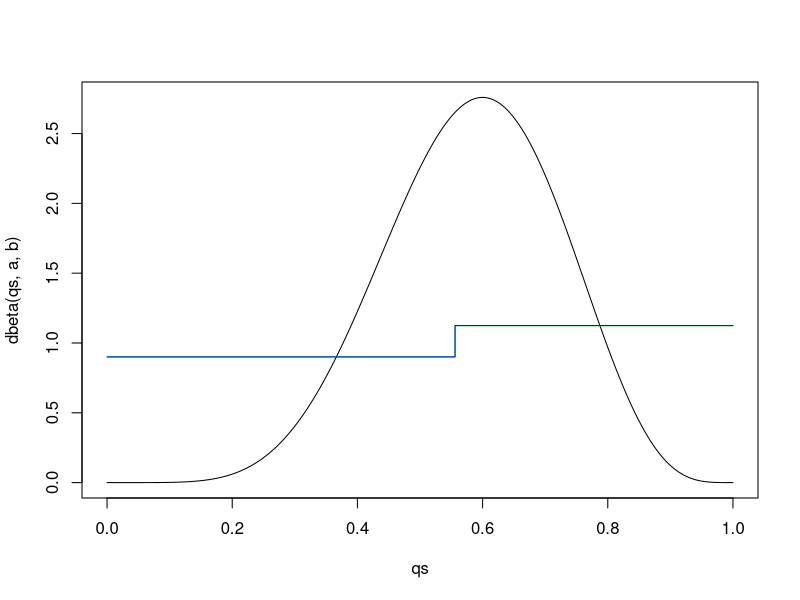
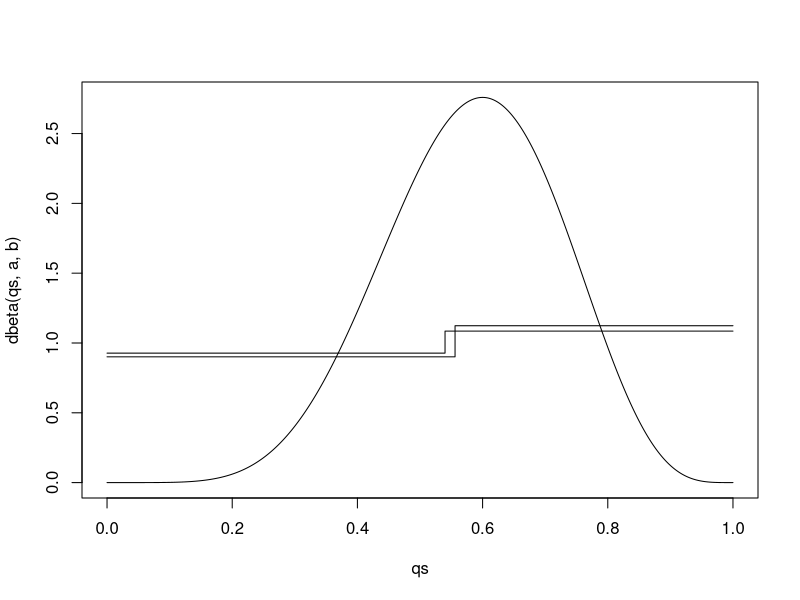
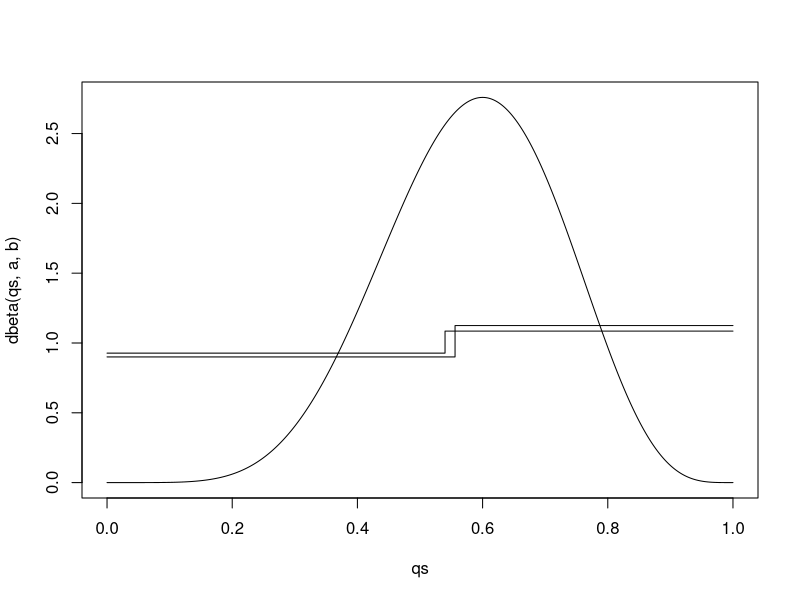
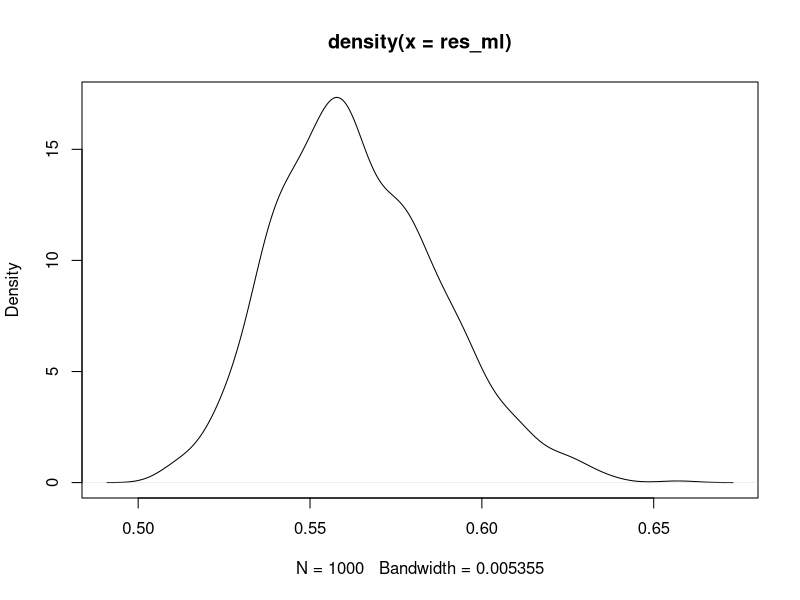
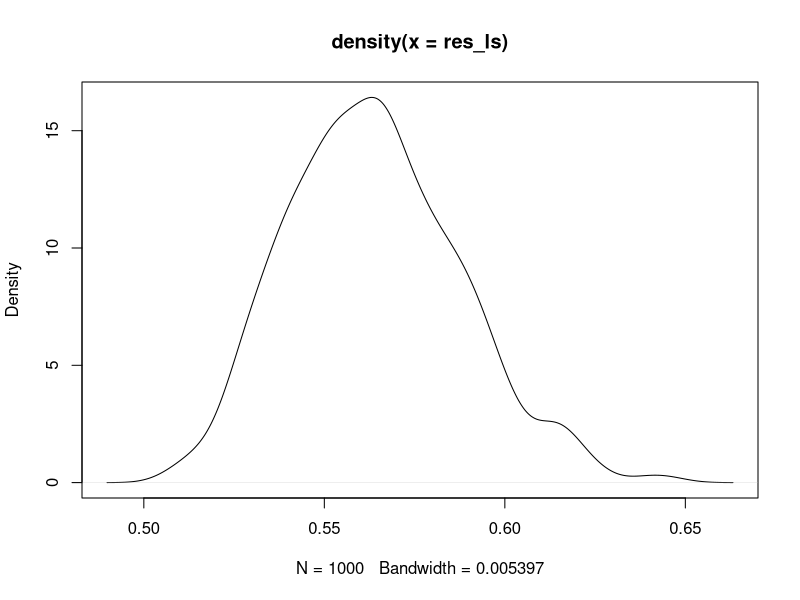

These charts were generated, in order, by the following R code:
ml_true <- function(q,a,b){
  pbeta(q,a,b)*(log(1-q)-log(q))-log(1-q)
}

ml_estimate <- function(q,Pn){
  Pn(q)*(log(1-q)-log(q))-log(1-q)
}

ls_true <- function(q,a,b){
  2*pbeta(q,a,b)*1/(2*q)+2*pbeta(q,a,b,lower.tail=FALSE)*1/(2*(1-q))-1/4*(1/q+1/(1-q))
}

ls_estimate <- function(q,Pn){
  2*Pn(q)*1/(2*q)+2*(1-Pn(q))*1/(2*(1-q))-1/4*(1/q+1/(1-q))
}


qs <- seq(0,1,by=0.001)
N <- 1000
n <- 50
a = 7
b = 5
xs <- rbeta(n,a,b)
Pn <- ecdf(xs)


q_ml <- optimize(ml_true,interval=c(0,1),a=a,b=b,maximum=TRUE)$maximum
q_me <- optimize(ml_estimate,interval=c(0,1),Pn=Pn,maximum=TRUE)$maximum

q_lt <- optimize(ls_true,interval=c(0,1),a=a,b=b,maximum=TRUE)$maximum
q_le <- optimize(ls_estimate,interval=c(0,1),Pn=Pn,maximum=TRUE)$maximum



plot(qs,dbeta(qs,a,b),type="l")
lines(qs,1/(2*(q_ml))*(qs<q_ml)+1/(2*(1-q_ml))*(qs>=q_ml),type="s",col="green")
lines(qs,1/(2*(q_lt))*(qs<q_lt)+1/(2*(1-q_lt))*(qs>=q_lt),type="s",col="blue")

plot(qs,dbeta(qs,a,b),type="l")
lines(qs,1/(2*(q_ml))*(qs<q_ml)+1/(2*(1-q_ml))*(qs>=q_ml),type="s")
lines(qs,1/(2*(q_me))*(qs<q_me)+1/(2*(1-q_me))*(qs>q_me),type="s")

plot(qs,dbeta(qs,a,b),type="l")
lines(qs,1/(2*(q_lt))*(qs<q_lt)+1/(2*(1-q_lt))*(qs>=q_lt),type="s")
lines(qs,1/(2*(q_le))*(qs<q_le)+1/(2*(1-q_le))*(qs>q_le),type="s")

maxi_ml <- function(n,a,b){
  xs <- rbeta(n,a,b)
  Pn <- ecdf(xs)
  vals <- sapply(qs,function(q) ml_estimate(q,Pn))
  qs[which.max(vals)]
}

maxi_ls <- function(n,a,b){
  xs <- rbeta(n,a,b)
  Pn <- ecdf(xs)
  vals <- sapply(qs,function(q) ls_estimate(q,Pn))
  qs[which.max(vals)]
}

res_ml <- replicate(N,maxi_ml(n,a,b))
res_ls <- replicate(N,maxi_ls(n,a,b))
plot(density(res_ml))
plot(density(res_ls))